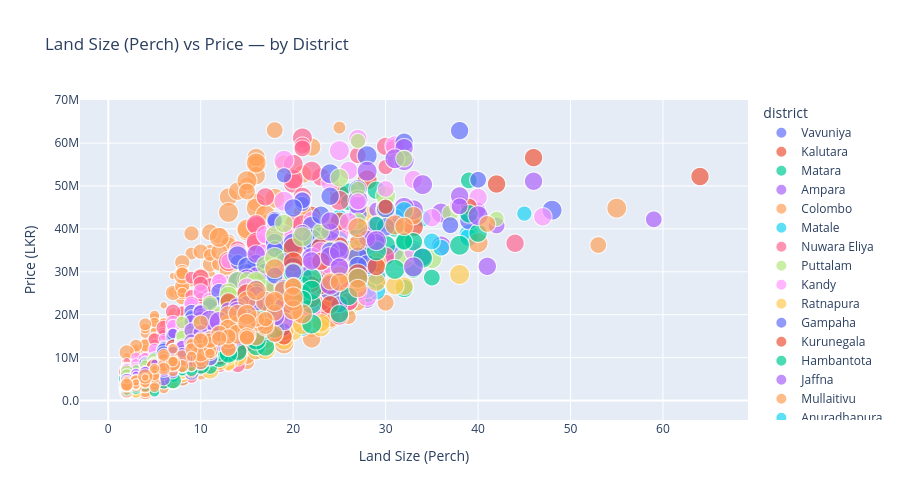

Here is the notebook cell this chart was saved with:
### Code cell
# Plotly scatter: perch vs price
fig = px.scatter(df_clean.sample(3000, random_state=42),
                 x='perch', y='price_lkr', color='district', size='bedrooms',
                 hover_data=['area', 'bedrooms', 'bathrooms', 'year_built'],
                 title='Land Size (Perch) vs Price — by District',
                 labels={'price_lkr': 'Price (LKR)', 'perch': 'Land Size (Perch)'},
                 opacity=0.7)
fig.update_yaxes(tickformat='.2s')
fig.update_layout(height=500)
fig.show()
